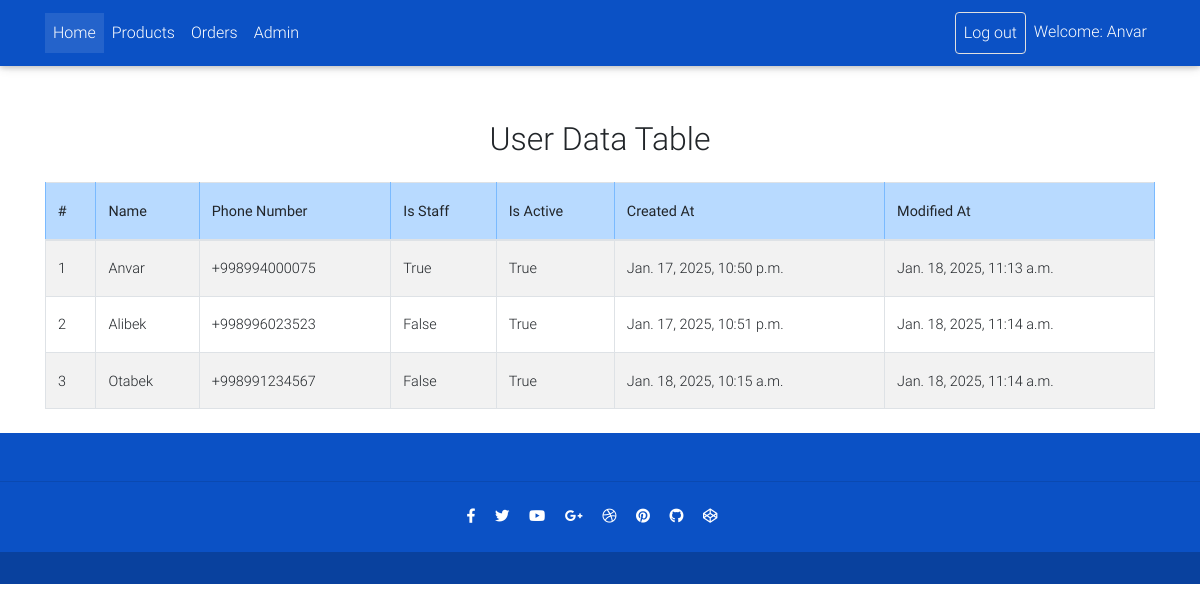
/admin_page/users/ (signed in), run on the app's committed database.
### account/models.py (models this page shows, shortened)
class CustomUser(AbstractUser):
    username = None
    name = models.CharField(max_length=100)
    phone_number = models.CharField(max_length=15, unique=True)
    is_staff = models.BooleanField(default=False)
    is_active = models.BooleanField(default=True)
    created_at = models.DateTimeField(auto_now_add=True)
    modeified = models.DateTimeField(auto_now=True)
    USERNAME_FIELD = 'phone_number'
    REQUIRED_FIELDS = []
    objects = CustomUserManager()

### products/views.py (the view)
# urls.py: path('admin_page/users/', views.get_users_list, name='get_users_list'),
@login_required
def get_users_list(request):
    if request.user.is_staff:
        users = CustomUser.objects.all()
        return render(request, 'shop/user_list.html', {'users': users})

### templates/shop/user_list.html (shortened to what this page needs)
<!DOCTYPE html>
<html lang="en">
{% load static %}
<head>
    <link rel="stylesheet" href="https://use.fontawesome.com/releases/v5.11.2/css/all.css">
    <link href="{% static 'css/bootstrap.min.css' %}" rel="stylesheet">
    <link href="{% static 'css/mdb.min.css' %}" rel="stylesheet">
    <link href="{% static 'css/style.min.css' %}" rel="stylesheet">
</head>
<body>
{% if request.user.is_authenticated%}
{% include 'shop/navbar_is_login.html' %}
{% else %}
{% include 'shop/navbar_is_not_login.html' %}
{% endif %}
<br>
<br>
<br>
<div class="container mt-5">
    <h2 class="text-center mb-4">User Data Table</h2>
    <table class="table table-bordered table-striped">
        <thead class="table-primary">
        <tr>
            <th>#</th>
            <th>Name</th>
            <th>Phone Number</th>
            <th>Is Staff</th>
            <th>Is Active</th>
            <th>Created At</th>
            <th>Modified At</th>
        </tr>
        </thead>
        <tbody>
        {% for user in users %}
        <tr>
            <td>{{ forloop.counter }}</td>
            <td>{{ user.name }}</td>
            <td>{{ user.phone_number }}</td>
            <td>{{ user.is_staff }}</td>
            <td>{{ user.is_active }}</td>
            <td>{{ user.created_at }}</td>
            <td>{{ user.modeified }}</td>
        </tr>
        {% endfor %}
        </tbody>
    </table>
</div>
<footer class="page-footer text-center font-small mt-4 wow fadeIn" style="background-color: #0b51c5">
    <div class="pt-4">
    </div>
    <hr class="my-4">
    <div class="pb-4">
        <a href="">
            <i class="fab fa-facebook-f mr-3"></i>
        </a>
        <a href="">
            <i class="fab fa-twitter mr-3"></i>
        </a>
        <a href="">
            <i class="fab fa-youtube mr-3"></i>
        </a>
        <a href="">
            <i class="fab fa-google-plus-g mr-3"></i>
        </a>
        <a href="">
            <i class="fab fa-dribbble mr-3"></i>
        </a>
        <a href="">
            <i class="fab fa-pinterest mr-3"></i>
        </a>
        <a href="">
            <i class="fab fa-github mr-3"></i>
        </a>
        <a href="">
            <i class="fab fa-codepen mr-3"></i>
        </a>
    </div>
    <div class="footer-copyright py-3">
    </div>
</footer>
</body>
</html>

### templates/shop/navbar_is_login.html (shortened to what this page needs)
<nav class="navbar fixed-top navbar-expand-lg navbar-dark scrolling-navbar" style="background-color: #0b51c5;">
    <div class="container" style="color: white">
        <div class="collapse navbar-collapse" id="navbarSupportedContent">
            <ul class="navbar-nav mr-auto">
                {% if request.user.is_staff %}
                <li class="nav-item active">
                    <a class="nav-link waves-effect" href="{% url 'product_list' %}">Home
                    </a>
                </li>
                <li class="nav-item">
                    <a class="nav-link waves-effect" href="{% url 'get_products' %}">Products</a>
                </li>
                <li class="nav-item">
                    <a class="nav-link waves-effect" href="{% url 'get_orders' %}">Orders</a>
                </li>
                <li class="nav-item">
                    <a class="nav-link waves-effect" href="{% url 'admin_dashboard' %}">Admin</a>
                </li>
                {% endif %}
            </ul>
            {% if request.user.is_staff %}
            <ul class="navbar-nav nav-flex-icons">
                <li class="nav-item">
                    <a href="{% url 'log_out' %}" class="nav-link border border-light rounded waves-effect">
                        Log out
                    </a>
                </li>
                <li class="nav-item">
                    <a class="nav-link waves-effect" href="">Welcome:  {{request.user.name}}</a>
                </li>
            </ul>
            {%endif%}
        </div>
    </div>
</nav>

### templates/shop/user_list.html (style rules this page uses)
html, body, header, .carousel { height: 60vh; }
nav a { color: white; }

### data on the page
CustomUser: user.name "Anvar", name "Anvar", phone_number "+998994000075", is_staff "True", is_active "True", created_at "Jan. 17, 2025, 10:50 p.m.", modeified "Jan. 18, 2025, 11:13 a.m."
CustomUser: name "Alibek", phone_number "+998996023523", is_staff "False", is_active "True", created_at "Jan. 17, 2025, 10:51 p.m.", modeified "Jan. 18, 2025, 11:14 a.m."
CustomUser: name "Otabek", phone_number "+998991234567", is_staff "False", is_active "True", created_at "Jan. 18, 2025, 10:15 a.m.", modeified "Jan. 18, 2025, 11:14 a.m."
